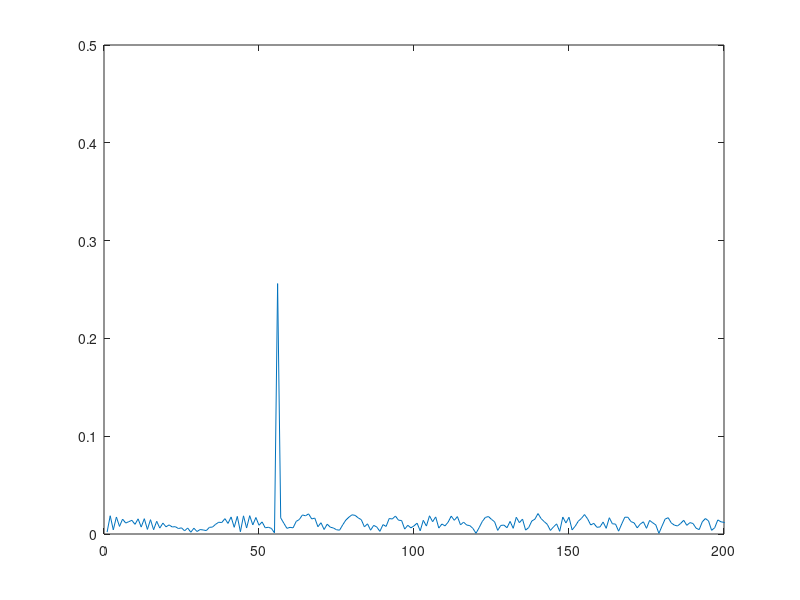
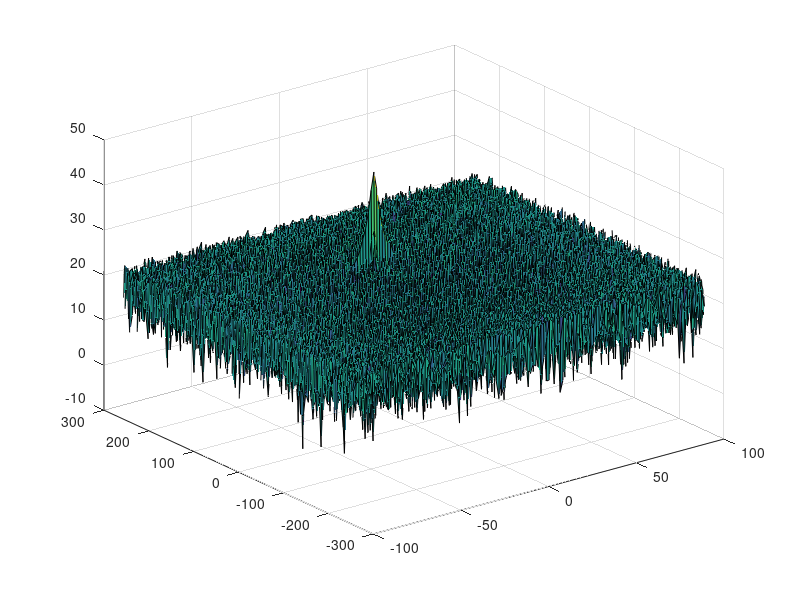

Write MATLAB code to recreate these figures, in order. (Note: this script raises an error after producing the figures.)
clear all
clc;

%% Radar Specifications
%%%%%%%%%%%%%%%%%%%%%%%%%%%
% Frequency of operation = 77GHz
% Max Range = 200m
% Range Resolution = 1 m
% Max Velocity = 100 m/s
%%%%%%%%%%%%%%%%%%%%%%%%%%%

fc = 77e9;
maxRange = 200;
rangeResolution = 1;
maxVelocity = 100;

% speed of light = 3e8
c = 3e8;

%% User Defined Range and Velocity of target
% *%TODO* :
% define the target's initial position and velocity. Note : Velocity
% remains contant

R0 = 110;
v = -20;

%% FMCW Waveform Generation

% *%TODO* :
% Design the FMCW waveform by giving the specs of each of its parameters.
% Calculate the Bandwidth (B), Chirp Time (Tchirp) and Slope (slope) of the FMCW
% chirp using the requirements above.

B = c/(2*rangeResolution);

rrtScale = 5.5;
Tchirp = rrtScale*(2*maxRange/c);
slope = B/Tchirp;


%The number of chirps in one sequence. Its ideal to have 2^ value for the ease of running the FFT
%for Doppler Estimation.
Nd = 128;                   % #of doppler cells OR #of sent periods % number of chirps

%The number of samples on each chirp.
Nr = 1024;                  % for length of time OR # of range cells

% Timestamp for running the displacement scenario for every sample on each
% chirp
t = linspace(0, Nd*Tchirp, Nr*Nd); % total time for samples
L = Nr*Nd;

%Creating the vectors for Tx, Rx and Mix based on the total samples input.
Tx = zeros(1, length(t)); % transmitted signal
Rx = zeros(1, length(t)); % received signal
Mix = zeros(1, length(t)); % beat signal

% Similar vectors for range_covered and time delay.
r_t = zeros(1, length(t));
td = zeros(1, length(t));


%% Signal generation and Moving Target simulation
% Running the radar scenario over the time.

for i = 1:length(t)


    % *%TODO* :
    % For each time stamp update the Range of the Target for constant velocity.
    R = R0 + v*t(i);
    tau = R/c;

    % *%TODO* :
    % For each time sample we need update the transmitted and
    % received signal.
    Tx(i) = cos(2*pi*(fc*t(i) + (slope*t(i)^2)/2));
    Rx(i) = cos(2*pi*(fc*(t(i)-tau) + (slope*(t(i)-tau)^2)/2));

    % *%TODO* :
    % Now by mixing the Transmit and Receive generate the beat signal
    % This is done by element wise matrix multiplication of Transmit and
    % Receiver Signal
    Mix(i) = Tx(i)*Rx(i);

end

%% RANGE MEASUREMENT


% *%TODO* :
% reshape the vector into Nr*Nd array. Nr and Nd here would also define the size of
% Range and Doppler FFT respectively.

beat = reshape(Mix, [Nr, Nd]);

% *%TODO* :
% run the FFT on the beat signal along the range bins dimension (Nr) and
% normalize.

signal_fft = fft(beat)/Nr;

% *%TODO* :
% Take the absolute value of FFT output

signal_fft = abs(signal_fft);

% *%TODO* :
% Output of FFT is double sided signal, but we are interested in only one side of the spectrum.
% Hence we throw out half of the samples.

signal_fft = signal_fft(1:Nr/2);

% plotting the range
figure ('Name', 'Range from First FFT');
% subplot(2,1,1)

% *%TODO* :
% plot FFT output
plot(signal_fft);
axis([0 200 0 0.5]);


%% RANGE DOPPLER RESPONSE
% The 2D FFT implementation is already provided here. This will run a 2DFFT
% on the mixed signal (beat signal) output and generate a range doppler
% map.You will implement CFAR on the generated RDM


% Range Doppler Map Generation.

% The output of the 2D FFT is an image that has reponse in the range and
% doppler FFT bins. So, it is important to convert the axis from bin sizes
% to range and doppler based on their Max values.

Mix = reshape(Mix, [Nr, Nd]);

% 2D FFT using the FFT size for both dimensions.
sig_fft2 = fft2(Mix, Nr, Nd);

% Taking just one side of signal from Range dimension.
sig_fft2 = sig_fft2(1:Nr/2, 1:Nd);
sig_fft2 = fftshift(sig_fft2);
RDM = abs(sig_fft2);
RDM = 10*log10(RDM) ;

% use the surf function to plot the output of 2DFFT and to show axis in both
% dimensions
doppler_axis = linspace(-100, 100, Nd);
range_axis = linspace(-200, 200, Nr/2)*((Nr/2)/400);
figure('Name', 'Range Doppler response');
surf(doppler_axis, range_axis, RDM);

%% CFAR implementation

% Slide Window through the complete Range Doppler Map

% *%TODO* :
% Select the number of Training Cells in both the dimensions.

Tr = 12; % Training (range dimension)
Td = 3; % Training cells (doppler dimension)

% *%TODO* :
% Select the number of Guard Cells in both dimensions around the Cell under
% test (CUT) for accurate estimation

Gr = 4; % Guard cells (range dimension)
Gd = 1; % Guard cells (doppler dimension)

% *%TODO* :
% offset the threshold by SNR value in dB

offset = 15;

% *%TODO* :
% Create a vector to store noise_level for each iteration on training cells
noise_level = zeros(1, 1);


% *%TODO* :
% design a loop such that it slides the CUT across range doppler map by
% giving margins at the edges for Training and Guard Cells.
% For every iteration sum the signal level within all the training
% cells. To sum convert the value from logarithmic to linear using db2pow
% function. Average the summed values for all of the training
% cells used. After averaging convert it back to logarithimic using pow2db.
% Further add the offset to it to determine the threshold. Next, compare the
% signal under CUT with this threshold. If the CUT level > threshold assign
% it a value of 1, else equate it to 0.

% Use RDM[x,y] as the matrix from the output of 2D FFT for implementing
% CFAR
num_cells = (2*Tr+2*Gr+1)*(2*Td+2*Gd+1)-(2*Gr+1)*(2*Gd+1);
signal_cfar = zeros(Nr/2,Nd);

for i = 1:(Nr/2-(2*Gr+2*Tr)) % range index
    for j = 1:(Nd-(2*Gd+2*Td)) % doppler index

        s1 = sum(db2pow(RDM(i:i+2*Tr+2*Gr, j:j+2*Td+2*Gd)), 'all');
        s2 = sum(db2pow(RDM(i+Tr:i+Tr+2*Gr, j+Td:j+Td+2*Gd)), 'all');
        noise_level = s1 - s2;

        threshold = noise_level/num_cells;
        threshold = pow2db(threshold);

        threshold = threshold+offset;

        signal = RDM(i+Tr+Gr, j+Td+Gd);

        if signal < threshold
            signal = 0;
        else
            signal = 1;
        end

        signal_cfar(i+Tr+Gr, j+Td+Gd) = signal;

    end
end


% *%TODO* :
% The process above will generate a thresholded block, which is smaller
% than the Range Doppler Map as the CUT cannot be located at the edges of
% matrix. Hence,few cells will not be thresholded. To keep the map size same
% set those values to 0.

% skip as those are zeros intially


% *%TODO* :
% display the CFAR output using the Surf function like we did for Range
% Doppler Response output.
figure('Name', 'CA-CFAR applied on the range doppler map (RDM)');
surf(doppler_axis, range_axis, signal_cfar);
colorbar;
